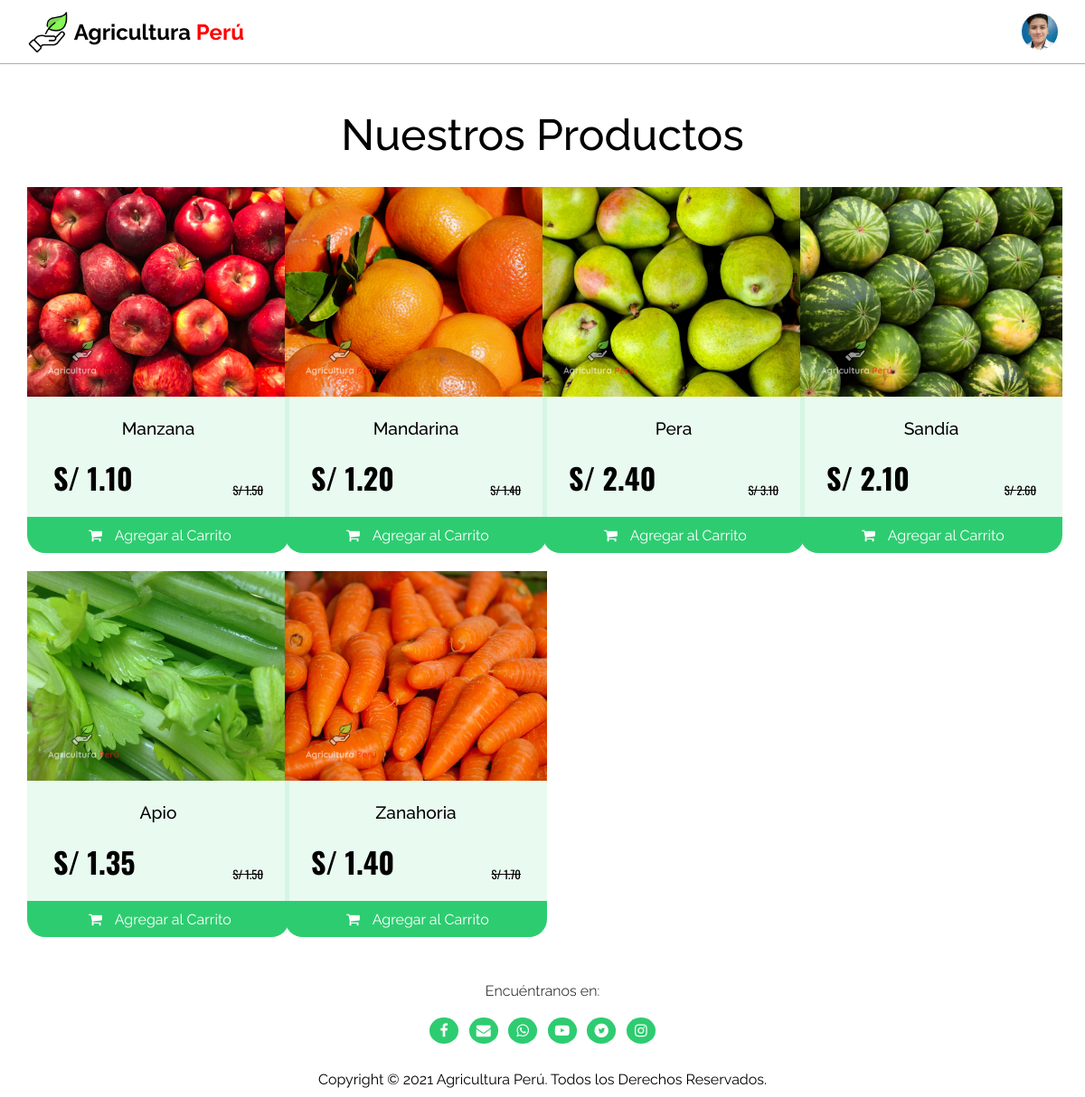
/inicio.php (signed in), run on the app's committed database.
### tables this page shows
CREATE TABLE `datos` (
  `id` int(100) NOT NULL,
  `foto` varchar(200) NOT NULL,
  `name` varchar(200) NOT NULL,
  `email` varchar(200) NOT NULL,
  `telefono` varchar(200) NOT NULL,
  `direccion` varchar(200) NOT NULL,
  `dni` varchar(200) NOT NULL,
  `password` varchar(200) NOT NULL,
  `conf_password` varchar(200) NOT NULL
);

CREATE TABLE `productos` (
  `id` int(100) NOT NULL,
  `foto` varchar(200) NOT NULL,
  `titulo` varchar(200) NOT NULL,
  `precioActual` varchar(200) NOT NULL,
  `precioOriginal` varchar(200) NOT NULL
);

### informacion.php (called while the page is built, shortened)
<?php
    $id = $_SESSION['usuario_id'];
?>

### inicio.php (the view, shortened to what this page needs)
<?php
    include_once "informacion.php";
    $productos = "SELECT * FROM productos";
    $idCliente = $id;
    $clientes = "SELECT * FROM datos WHERE id = '$idCliente'";
    $datos_cliente = mysqli_query($conexion, $clientes);
?>
<!DOCTYPE html>
<html lang="es">
<head>
    <?php include('components/shared/meta.php');?>
    <link rel="stylesheet" href="assets/css/inicio.css?1.3">
</head>
<body>
    <?php while($fila_cliente = mysqli_fetch_array($datos_cliente)){ ?>
    <nav class="menu">
        <div class="contenedor">
            <ul class="seccion-a clasic">
                <a href="index.html" class="clasic">
                    <img src="assets/img/0001.png" alt="Logotipo de Agricultura Perú">
                    <h1>Agricultura <span>Perú</span></h1>
                </a>
            </ul>
            <ul class="seccion-b clasic">
                <img id="btnmenu" src="<?php echo $fila_cliente['foto'] ?>" alt="Foto de Usuario">
            </ul>
        </div>
    </nav>
    <?php } ?>
    <h1 class="title special">Nuestros Productos</h1>
    <section class="contenedor productos">
    <?php $resultado= mysqli_query($conexion, $productos);
        while($row=mysqli_fetch_assoc($resultado)){ ?>
        <div class="item">
            <img src="<?php echo $row["foto"];?>" alt="Imagen Referencial del Producto">
            <h1><?php echo $row["titulo"];?></h1>
            <div class="price">
                <span>S/&nbsp;<?php echo $row["precioActual"];?></span>
                <span>S/&nbsp;<?php echo $row["precioOriginal"];?></span>
            </div>
            <div class="btn">
                <a href=""><span class="icon-basket"></span>Agregar al Carrito</a>
            </div>
        </div>
    <?php }?>
    </section>
    <h3 class="text-social">Encuéntranos en:</h3>
    <div class="social-net contenedor">
        <span><a href="" class="icon-facebook"></a></span>
        <span><a href="" class="icon-mail-alt"></a></span>
        <span><a href="" class="icon-wspt"></a></span>
        <span><a href="" class="icon-youtube-play"></a></span>
        <span><a href="" class="icon-twitter"></a></span>
        <span><a href="" class="icon-instagram"></a></span>
    </div>
    <footer class="contenedor">
        <h1>Copyright © 2021 Agricultura Perú. Todos los Derechos Reservados.</h1>
    </footer>
</body>
</html>

### components/shared/meta.php (shortened to what this page needs)
<link rel="stylesheet" href="assets/css/general.css">
<link rel="stylesheet" href="assets/css/icons.css">

### assets/css/general.css (style rules this page uses)
* { margin: 0; padding: 0; font-family: 'Oswald', sans-serif; font-family: 'Raleway', sans-serif; }
:root { --primario:#2ecc71; }
a { text-decoration: none; color: #000; }
.contenedor { width: 95%; max-width: 1500px; margin: auto; height: 100%; display: flex; align-items: center; justify-content: center; }
.clasic { display: flex; align-items: center; justify-content: center; }
.menu { width: 100%; height: 70px; border-bottom: 1px solid #adadad; }
.menu .contenedor .seccion-a { width: 240px; }
.menu .contenedor .seccion-a a { justify-content: space-between; height: 100%; width: 100%; }
.menu .contenedor .seccion-a a h1 span { color: #ff0000; transition: .3s; }
.menu .contenedor .seccion-a a img { width: 50px; }
.menu .contenedor .seccion-b { width: calc(100% - 240px); justify-content: flex-end; }
.menu .contenedor .seccion-b img { width: 40px; height: 25px; object-fit: cover; border-radius: 20px; }
.title { text-align: center; font-weight: 500; font-size: 3rem; margin-top: 50px; margin-bottom: 50px; }
.special { margin-bottom: 30px; }
.text-social { text-align: center; font-weight: 300; margin-top: 30px; font-size: 1rem; }
.social-net { margin-top: 20px; width: 250px; margin-bottom: 30px; justify-content: space-between; }
.social-net span { background-color: var(--primario); border-radius: 50%; padding: 5px; transition: .3s; }
.social-net span a { color: #fff; font-size: 1rem; }
footer h1 { font-size: 1rem; font-weight: 400; margin-bottom: 10px; }

### assets/css/inicio.css (style rules this page uses)
.menu .contenedor .seccion-b { display: flex; align-items: center; justify-content: flex-end; }
.menu .contenedor .seccion-b img { width: 40px; height: 40px; object-fit: cover; border-radius: 50%; cursor: pointer; }
.productos { display: grid; grid-template-columns: 25% 25% 25% 25%; }
.productos .item { width: 290px; border-bottom-left-radius: 20px; border-bottom-right-radius: 20px; margin: auto; margin-bottom: 20px; background-color: rgba(46, 204, 112, 0.1); }
.productos .item img { width: 100%; }
.productos .item h1 { text-align: center; font-weight: 500; font-size: 1.2rem; margin-top: 20px; }
.productos .item .price { width: 80%; margin: auto; margin-top: 20px; align-items: flex-end; display: flex; justify-content: space-between; }
.productos .item .price span { font-size: 1.3rem; font-family: 'Oswald', sans-serif; }
.productos .item .price span:nth-child(1) { font-weight: bold; font-size: 2rem; }
.productos .item .price span:nth-child(2) { font-size: .8rem; text-decoration: line-through; }
.productos .item .btn { margin-top: 20px; align-items: center; justify-content: center; display: flex; border-bottom-left-radius: 20px; border-bottom-right-radius: 20px; }
.productos .item .btn a { background-color: var(--primario); color: #fff; width: 100%; height: 40px; display: flex; margin: auto; align-items: center; justify-content: center; border-bottom-left-radius: 20px; border-bottom-right-radius: 20px; transition: .3s; }
.productos .item .btn a span { margin-right: 10px; }

### data on the page
datos: foto (picture)
productos: foto (picture), titulo "Manzana", precioActual "1.10", precioOriginal "1.50"
productos: foto (picture), titulo "Mandarina", precioActual "1.20", precioOriginal "1.40"
productos: foto (picture), titulo "Pera", precioActual "2.40", precioOriginal "3.10"
productos: foto (picture), titulo "Sandía", precioActual "2.10", precioOriginal "2.60"
productos: foto (picture), titulo "Apio", precioActual "1.35", precioOriginal "1.50"
productos: foto (picture), titulo "Zanahoria", precioActual "1.40", precioOriginal "1.70"
